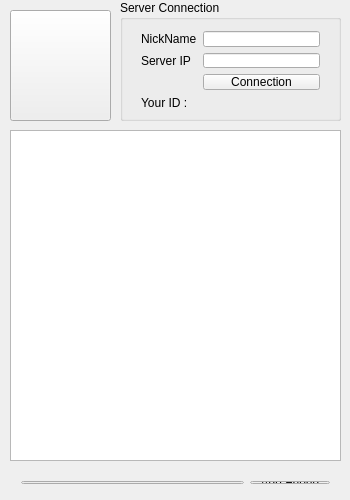
<?xml version="1.0" encoding="UTF-8"?>
<ui version="4.0">
 <class>MainWindow</class>
 <widget class="QMainWindow" name="MainWindow">
  <property name="geometry">
   <rect>
    <x>0</x>
    <y>0</y>
    <width>350</width>
    <height>500</height>
   </rect>
  </property>
  <property name="windowTitle">
   <string>MainWindow</string>
  </property>
  <widget class="QWidget" name="centralWidget">
   <widget class="QGroupBox" name="groupBox">
    <property name="geometry">
     <rect>
      <x>120</x>
      <y>0</y>
      <width>221</width>
      <height>121</height>
     </rect>
    </property>
    <property name="title">
     <string>Server Connection</string>
    </property>
    <widget class="QWidget" name="formLayoutWidget">
     <property name="geometry">
      <rect>
       <x>10</x>
       <y>20</y>
       <width>201</width>
       <height>101</height>
      </rect>
     </property>
     <layout class="QFormLayout" name="formLayout">
      <property name="fieldGrowthPolicy">
       <enum>QFormLayout::AllNonFixedFieldsGrow</enum>
      </property>
      <item row="0" column="0">
       <widget class="QLabel" name="label_2">
        <property name="text">
         <string>NickName</string>
        </property>
       </widget>
      </item>
      <item row="0" column="1">
       <widget class="QLineEdit" name="nickNameLineEdit"/>
      </item>
      <item row="1" column="0">
       <widget class="QLabel" name="label_3">
        <property name="text">
         <string>Server IP</string>
        </property>
       </widget>
      </item>
      <item row="1" column="1">
       <widget class="QLineEdit" name="ipLineEdit"/>
      </item>
      <item row="2" column="1">
       <widget class="QPushButton" name="connectionButton">
        <property name="text">
         <string>Connection</string>
        </property>
       </widget>
      </item>
      <item row="3" column="0">
       <widget class="QLabel" name="label_4">
        <property name="text">
         <string>Your ID :</string>
        </property>
       </widget>
      </item>
      <item row="3" column="1">
       <widget class="QLabel" name="idLabel">
        <property name="text">
         <string/>
        </property>
       </widget>
      </item>
     </layout>
    </widget>
   </widget>
   <widget class="QToolButton" name="avatarButton">
    <property name="geometry">
     <rect>
      <x>10</x>
      <y>10</y>
      <width>101</width>
      <height>111</height>
     </rect>
    </property>
    <property name="text">
     <string/>
    </property>
   </widget>
   <widget class="QListView" name="listView">
    <property name="geometry">
     <rect>
      <x>10</x>
      <y>130</y>
      <width>331</width>
      <height>331</height>
     </rect>
    </property>
   </widget>
   <widget class="QWidget" name="horizontalLayoutWidget">
    <property name="geometry">
     <rect>
      <x>10</x>
      <y>470</y>
      <width>331</width>
      <height>25</height>
     </rect>
    </property>
    <layout class="QHBoxLayout" name="horizontalLayout">
     <item>
      <widget class="QLineEdit" name="idLineEdit"/>
     </item>
     <item>
      <widget class="QPushButton" name="pushButton">
       <property name="text">
        <string>Add Friend</string>
       </property>
      </widget>
     </item>
    </layout>
   </widget>
  </widget>
 </widget>
 <layoutdefault spacing="6" margin="11"/>
 <resources/>
 <connections/>
</ui>
